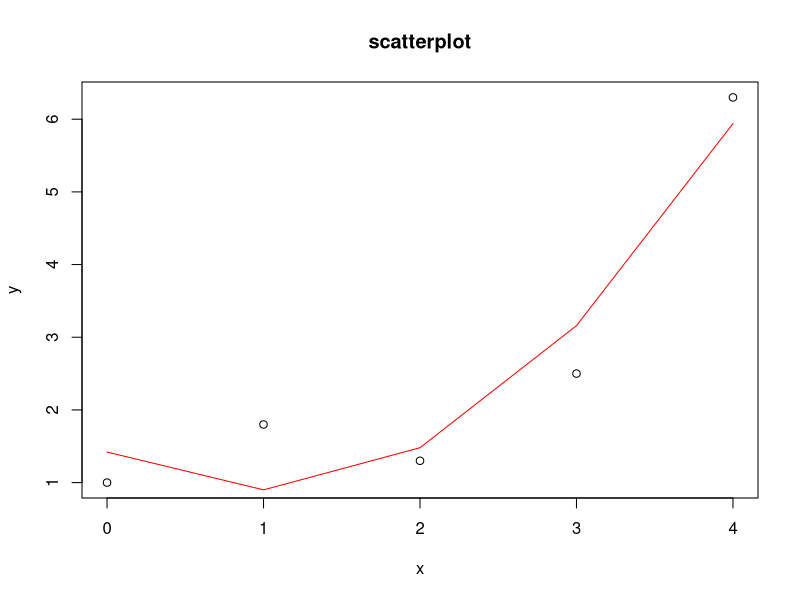

The R script that drew this image:
#Example 13 chapter 6 page no 253
x=c(0:4)
y=c(1,1.8,1.3,2.5,6.3)
fit<-lm(y~poly(x,2,raw = "True"))
plot(x,y,main = "scatterplot")
parabola=fit$coefficient[3]*x^2 + fit$coefficient[2]*x +fit$coefficient[1]
lines(x,parabola,col="red")
cat("y =",fit$coefficient[3],"x^2 +",fit$coefficient[2],"x +",fit$coefficient[1])
